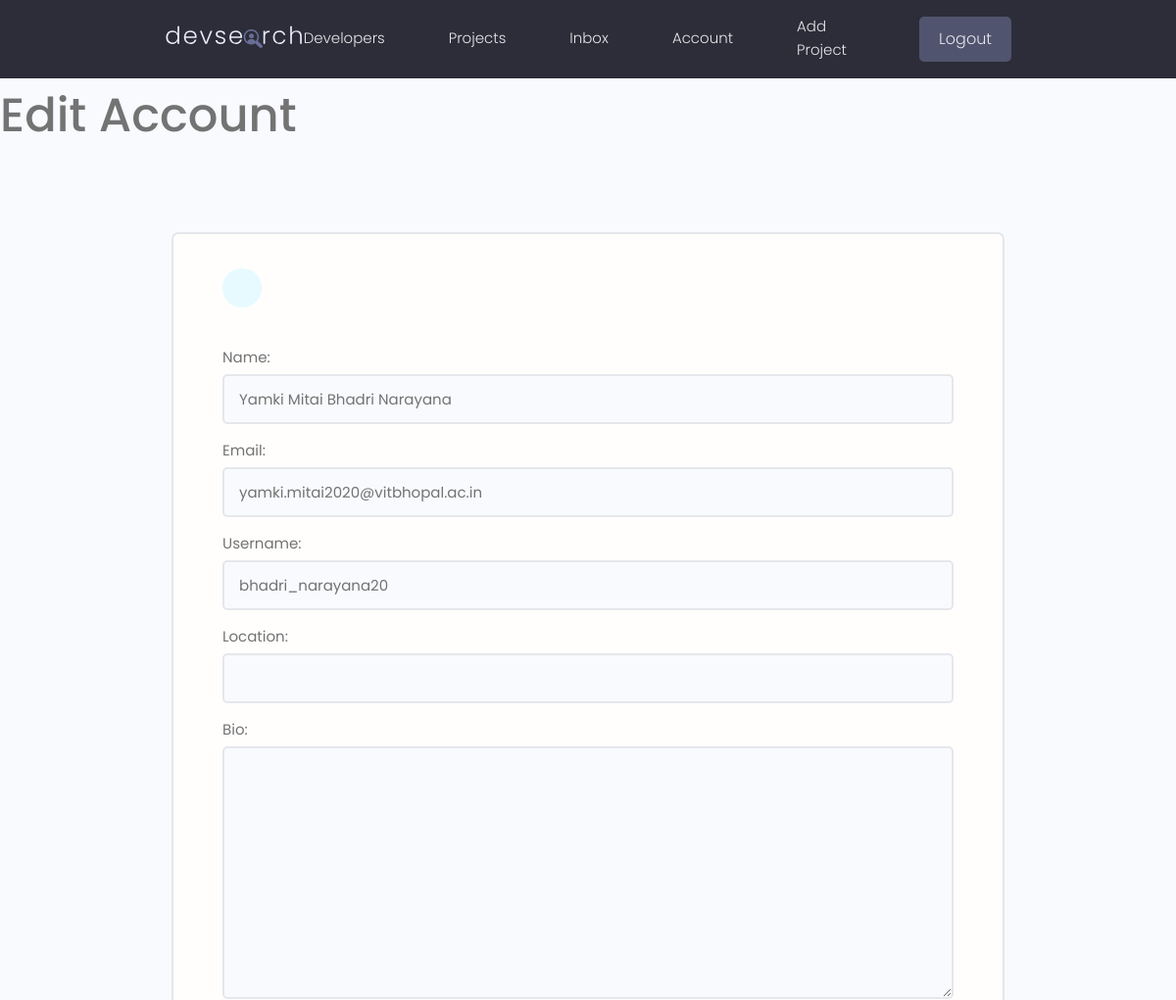
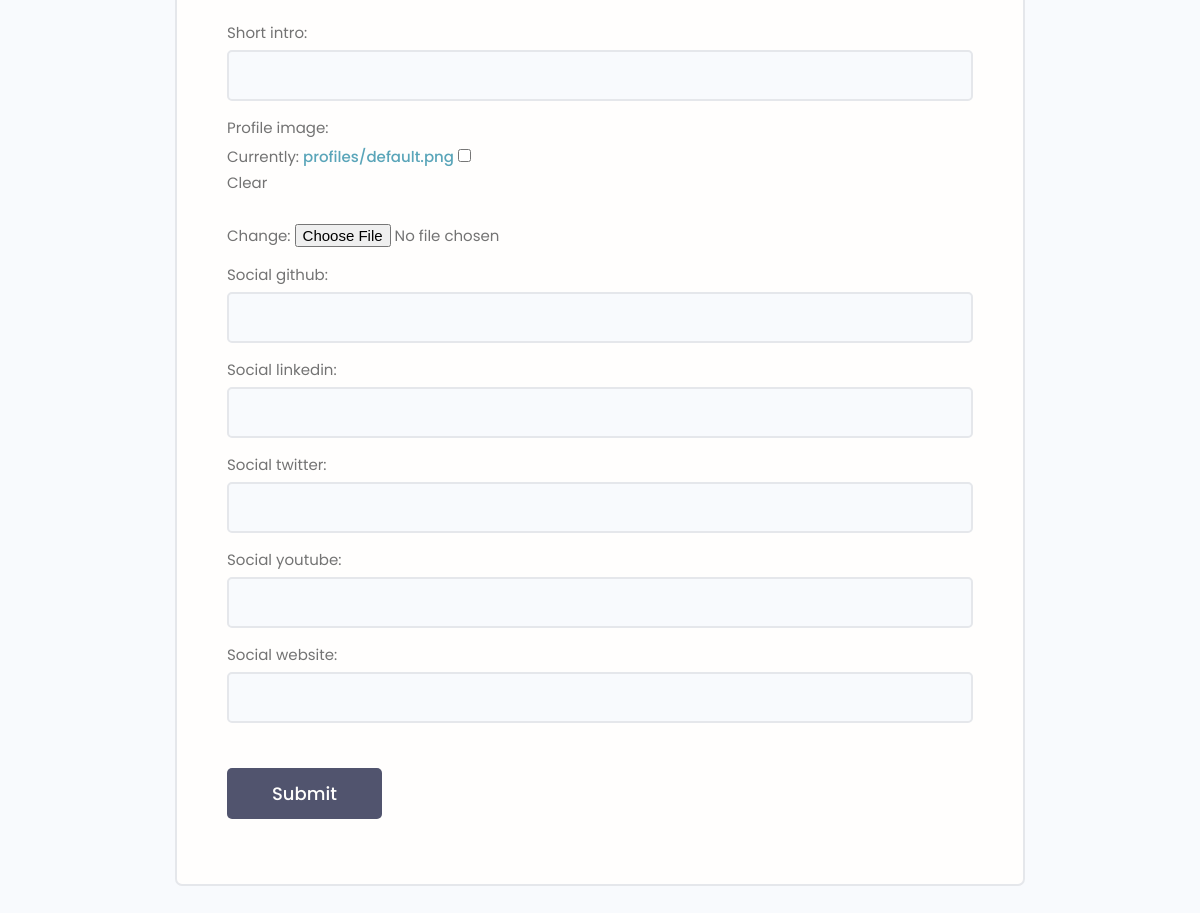
The page /edit-account/ (signed in) on the database its author committed (2 pictures, top to bottom).
### users/models.py (models this page shows, shortened)
class Profile(models.Model):
    user = models.OneToOneField(User, on_delete = models.CASCADE, null = True, blank = True)
    name = models.CharField(max_length = 200, blank = True, null = True)
    username = models.CharField(unique = True, max_length=200, blank = True, null = True)
    location = models.CharField(max_length=200, blank = True, null = True)
    email = models.EmailField(max_length = 500, blank = True, null = True)
    short_intro = models.CharField(max_length = 200, blank = True, null = True)
    bio = models.TextField(blank = True, null = True)
    profile_image = models.ImageField(null = True, blank = True, upload_to = 'profiles/', default="profiles/default.png")
    social_github = models.CharField(max_length = 200, blank=True, null = True)
    social_twitter = models.CharField(max_length = 200, blank=True, null = True)
    social_linkedin = models.CharField(max_length = 200, blank=True, null = True)
    social_youtube = models.CharField(max_length = 200, blank=True, null = True)
    social_website = models.CharField(max_length = 200, blank=True, null = True)
    created = models.DateTimeField(auto_now_add=True)
    id = models.UUIDField(default = uuid.uuid4, primary_key=True, unique=True, editable=False)

### users/views.py (the view, shortened to what this page needs)
# urls.py: path('edit-account/', views.editAccount, name = 'edit-account'),
@login_required(login_url='login')
def editAccount(request):
    profile = request.user.profile
    form = ProfileForm(instance = profile)
    return render(request, 'users/profile_form.html', {'form':form})

### users/forms.py
class ProfileForm(ModelForm):
    class Meta:
        model = Profile
        fields = ['name', 'email', 'username', 'location', 'bio', 'short_intro', 'profile_image', 'social_github', 'social_linkedin', 'social_twitter', 'social_youtube', 'social_website']
    def __init__(self, *args, **kwargs):
        super(ProfileForm, self).__init__(*args, **kwargs)
        for name, field in self.fields.items():
            field.widget.attrs.update({'class': 'input'})

### users/templates/users/profile_form.html (shortened to what this page needs)
{% extends 'main.html' %}
{% block content %}
<h1>Edit Account</h1>
<main class="formPage my-xl">
    <div class="content-box">
        <div class="formWrapper">
            <a class="backButton" href="#"></a>
            <br>
            <form class="form" method="POST" action = "{% url 'edit-account' %}" enctype = "multipart/form-data">
                {% for field in form %}
                <div class="form__field">
                    <label for="formInput#text">{{field.label}}: </label>
                    {{field}}
                </div>
                {% endfor %}
                <input class="btn btn--sub btn--lg  my-md" type="submit" value="Submit" />
            </form>
        </div>
    </div>
</main>
{% endblock content %}

### static/styles/app.css (style rules this page uses)
:root { --color-sub: #2d2d39; }
.btn--sub { background-color: var(--color-sub-light); }
.content-box { width: 95%; max-width: 85rem; margin: 0 auto; }
.backButton { background: var(--color-main-light); color: var(--color-main); width: 4rem; height: 4rem; display: flex; align-items: center; justify-content: center; border-radius: 50%; }
.formPage .formWrapper { list-style: none; background: var(--color-white); padding: 3.5rem 5rem; border: 2px solid var(--color-light); border-radius: 0.7rem; }

### static/uikit/styles/modules/_variables.css (style rules this page uses)
:root { --color-main: #5aa5b9; --color-main-light: #e6faff; --color-sub: #3f4156; --color-sub-light: #51546e; --color-sub-lighter: #ededfd; --color-text: #737373; --color-gray: #8b8b8b; --color-light: #e5e7eb; --color-light-gray: #767676; --color-bg: #f8fafd; --color-white: #fffefd; --color-white-light: #f3f3f3; --color-success: #359e64; --color-success-bg: #def8e8; --color-error: #fc4b0b; --color-error-bg: #fff2ee; --font-base: 'Poppins', arial, helvetica, 'Segoe UI', roboto, ubuntu, sans-serif; --font-monospace: 'Fira Code', 'Courier New', courier, monospace; --font-regular: 300; --font-medium: 500; --font-bold: 700; --generic-shadow: 1px 1px 5px #00000010; --generic-transition: all 0.3s ease-in-out; }

### static/uikit/styles/modules/_base.css (style rules this page uses)
* { margin: 0; padding: 0; box-sizing: border-box; text-rendering: optimizeLegibility; color: inherit; font-size: inherit; }
html { font-size: 50%; }
@media only screen and (min-width: 480px) { html { font-size: 56.25%; } }
@media only screen and (min-width: 1200px) { html { font-size: 62.5%; } }
body { line-height: 1.6; font-weight: 400; font-size: 1.5rem; color: var(--color-text); background-color: var(--color-bg); min-height: 100vh; }

### static/uikit/styles/modules/_typography.css (style rules this page uses)
* { font-family: var(--font-base); }
h1 { font-size: 4.8rem; font-weight: var(--font-medium); }
a { padding-bottom: 2px; text-decoration: none; display: inline-block; color: var(--color-main); font-weight: var(--font-medium); }

### static/uikit/styles/modules/_utilities.css (style rules this page uses)
.my-md { margin: 3rem auto; }
.my-xl { margin: 8rem auto; }

### static/uikit/styles/modules/_button.css (style rules this page uses)
.btn { display: inline-block; position: relative; cursor: pointer; background-color: var(--color-light); font-weight: var(--font-medium); color: var(--color-sub); text-decoration: none; padding: 1rem 2rem; border-radius: 0.5rem; border: none; width: -webkit-fit-content; width: -moz-fit-content; width: fit-content; height: -webkit-fit-content; height: -moz-fit-content; height: fit-content; font-size: 1.6rem; outline-width: 0; outline-color: transparent; -webkit-backface-visibility: hidden; backface-visibility: hidden; transition: all 0.3s ease-in-out; }
.btn--sub { background-color: var(--color-sub); color: var(--color-white); }
.btn--lg { font-size: 1.8rem; padding: 1.2rem 4.5rem; }

### static/uikit/styles/modules/_form.css (style rules this page uses)
.form { display: block; }
.form__field { margin-top: 1.5rem; margin-bottom: 1.5rem; }
.form__label, .form__field > label { display: block; margin-bottom: 0.5rem; color: var(--color-text); }
input.input[type='text'], input.input[type='email'], input.input[type='password'], input.input[type='number'], textarea.input { min-width: 24rem; width: 100%; padding: 1.2rem 1.5rem; border-radius: 0.5rem; border: 2px solid var(--color-light); transition: all 0.3s ease-in-out; background-color: var(--color-bg); }

### rows shown on the page
Profile: form "Yamki Mitai Bhadri Narayana" "yamki.mitai2020@vitbhopal.ac.in" "bhadri_narayana20"

### other values the page prints
{{ field.label }} "Name" "Email" "Username" "Location" "Bio" "Short intro" "Profile image" "Social github" "Social linkedin" "Social twitter" "Social youtube" "Social website"
